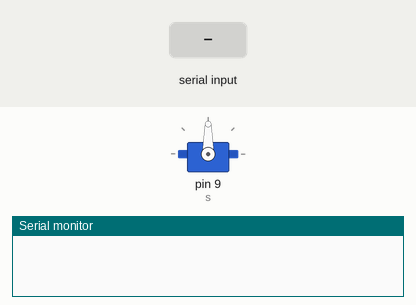
Bench run of a sketch on a simulated Arduino Uno, built with avr-gcc and run on an emulated ATmega328P. On the bench: servo, the last lines printed to the serial monitor. The test bench sets the inputs (shaded band).

Above: at 1.2 s.
1.3 s: "90,45\n" received over Serial
At 2.2 s:
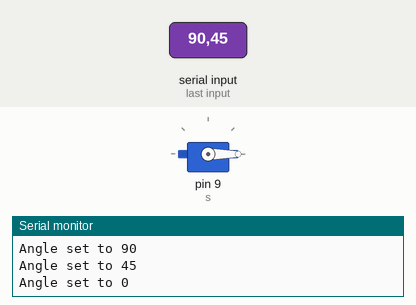
2.8 s: "30,150\n" received over Serial
At 3.3 s:
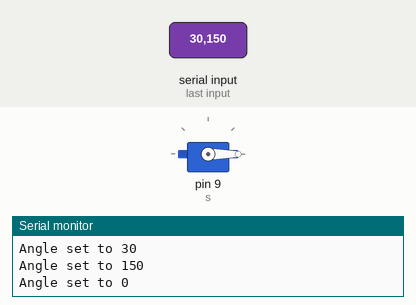
4.3 s: "200\n" received over Serial
At 5.6 s:
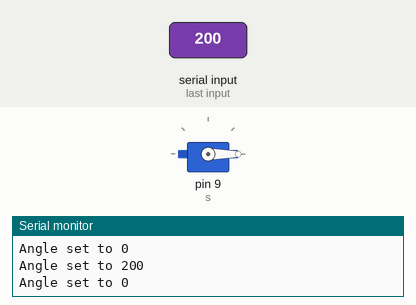
Timing chart, 0 to 7.3 s (numbered marks = the images above; inputs shaded):
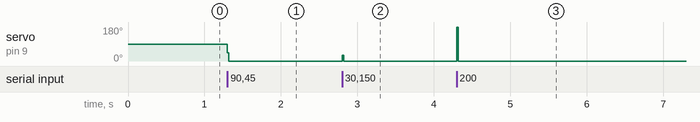

Measured:
- after the input at 1.3 s, servo on pin 9 (s): 90° → 0° at once
- after the input at 2.8 s, servo on pin 9 (s): 0° → 30° at once, → 0° 0.02 s later
- after the input at 4.3 s, servo on pin 9 (s): 0° → 180° at once, → 0° 0.02 s later

The sketch:

Servo_calibration.ino
```cpp
#include <Servo.h>
#include <string.h>

Servo s;
int angle = 90;

void setup() {
  s.attach(9);
  s.write(angle);

  Serial.begin(115200);
  Serial.setTimeout(20);
  Serial.flush();
}

void loop() {
  if(Serial.available()){
    angle = Serial.parseInt();
    s.write(angle);
    Serial.print("Angle set to ");
    Serial.print(angle);
    Serial.println();
  }
}
```
